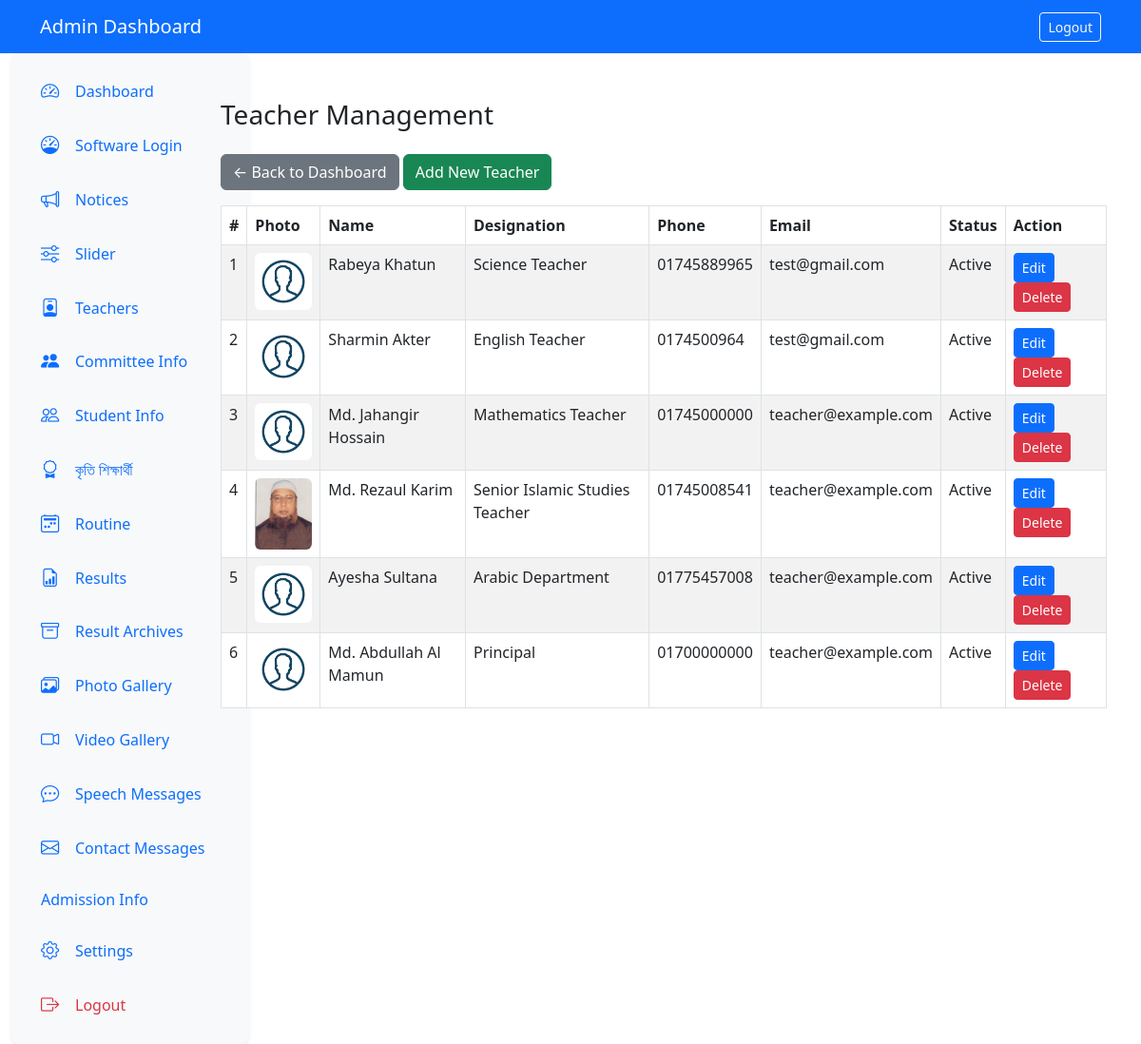
Page /admin/teachers.php (signed in) on the committed database.
### tables this page shows
CREATE TABLE `teachers` (
  `id` int(11) NOT NULL,
  `name` varchar(100) NOT NULL,
  `designation` varchar(100) DEFAULT NULL,
  `bio` text DEFAULT NULL,
  `photo` varchar(255) DEFAULT 'default.png',
  `status` tinyint(1) DEFAULT 1,
  `created_at` timestamp NOT NULL DEFAULT current_timestamp(),
  `phone` varchar(50) DEFAULT NULL,
  `email` varchar(100) DEFAULT NULL,
  `sort_order` int(11) NOT NULL DEFAULT 0
);

### admin/teachers.php (the view, shortened to what this page needs)
<?php
require_once '../includes/db.php';
class Teacher {
    private $conn;
    public function __construct($conn) {
        $this->conn = $conn;
    }
    public function getAll() {
        $sql = 'SELECT * FROM teachers ORDER BY id DESC';
        return $this->conn->query($sql);
    }
}
$teacher = new Teacher($conn);
$teachers = $teacher->getAll();
?>
<!DOCTYPE html>
<html lang="en">
<head>
  <link href="https://cdn.jsdelivr.net/npm/bootstrap@5.3.0/dist/css/bootstrap.min.css" rel="stylesheet" />
</head>
<body>
  <nav class="navbar navbar-expand-lg navbar-dark bg-primary">
    <div class="container">
      <a class="navbar-brand" href="dashboard.php">Admin Dashboard</a>
      <div class="ms-auto">
        <a href="logout.php" class="btn btn-outline-light btn-sm">Logout</a>
      </div>
    </div>
  </nav>
  <div class="container-fluid" style="margin-top: 0;">
    <div class="row gx-0">
      <div class="col-md-3 col-lg-2 p-0">
        <?php include '_sidebar.php'; ?>
      </div>
      <main class="col-md-9 col-lg-10 px-md-4 d-flex flex-column" style="min-height: 100vh;">
        <div class="my-5">
          <h3 class="mb-4">Teacher Management</h3>
          <a href="dashboard.php" class="btn btn-secondary mb-3">&larr; Back to Dashboard</a>
          <button class="btn btn-success mb-3" data-bs-toggle="modal" data-bs-target="#addTeacherModal">Add New Teacher</button>
          <table class="table table-bordered table-striped">
            <thead>
              <tr>
                <th>#</th>
                <th>Photo</th>
                <th>Name</th>
                <th>Designation</th>
                <th>Phone</th>
                <th>Email</th>
                <th>Status</th>
                <th>Action</th>
              </tr>
            </thead>
            <tbody>
              <?php if ($teachers && $teachers->num_rows > 0): $i=1; while($row = $teachers->fetch_assoc()): ?>
              <tr>
                <td><?php echo $i++; ?></td>
                <td><img src="../assets/images/<?php echo htmlspecialchars($row['photo']); ?>" width="60" class="rounded" alt="teacher"></td>
                <td><?php echo htmlspecialchars($row['name']); ?></td>
                <td><?php echo htmlspecialchars($row['designation']); ?></td>
                <td><?php echo htmlspecialchars($row['phone']); ?></td>
                <td><?php echo htmlspecialchars($row['email']); ?></td>
                <td><?php echo $row['status'] ? 'Active' : 'Inactive'; ?></td>
                <td>
                  <a href="edit_teacher.php?id=<?php echo $row['id']; ?>" class="btn btn-primary btn-sm">Edit</a>
                  <a href="?delete=<?php echo $row['id']; ?>" class="btn btn-danger btn-sm" onclick="return confirm('Delete this teacher?');">Delete</a>
                </td>
              </tr>
              <?php endwhile; else: ?>
              <tr><td colspan="8" class="text-center">No teachers found.</td></tr>
              <?php endif; ?>
            </tbody>
          </table>
        </div>
      </main>
    </div>
  </div>
</body>
</html>

### rows in the picture
teachers: photo (placeholder picture), name "Rabeya Khatun", designation "Science Teacher", phone "01745889965", email "test@gmail.com", status "Active"
teachers: photo (placeholder picture), name "Sharmin Akter", designation "English Teacher", phone "0174500964", email "test@gmail.com", status "Active"
teachers: photo (placeholder picture), name "Md. Jahangir Hossain", designation "Mathematics Teacher", phone "01745000000", email "teacher@example.com", status "Active"
teachers: photo (picture), name "Md. Rezaul Karim", designation "Senior Islamic Studies Teacher", phone "01745008541", email "teacher@example.com", status "Active"
teachers: photo (placeholder picture), name "Ayesha Sultana", designation "Arabic Department", phone "01775457008", email "teacher@example.com", status "Active"
teachers: photo (placeholder picture), name "Md. Abdullah Al Mamun", designation "Principal", phone "01700000000", email "teacher@example.com", status "Active"
